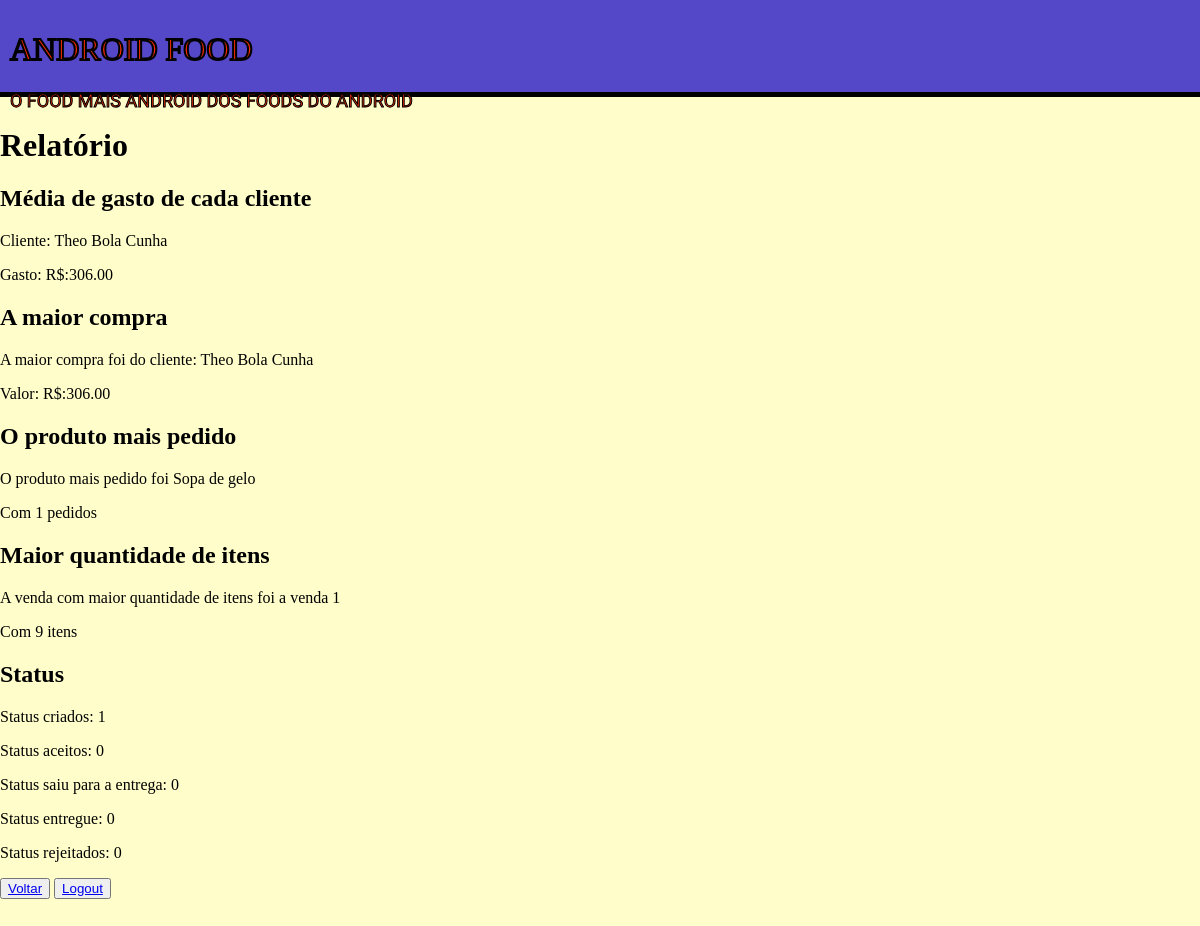
The app's page /restaurante/relatorio (signed in), older data.
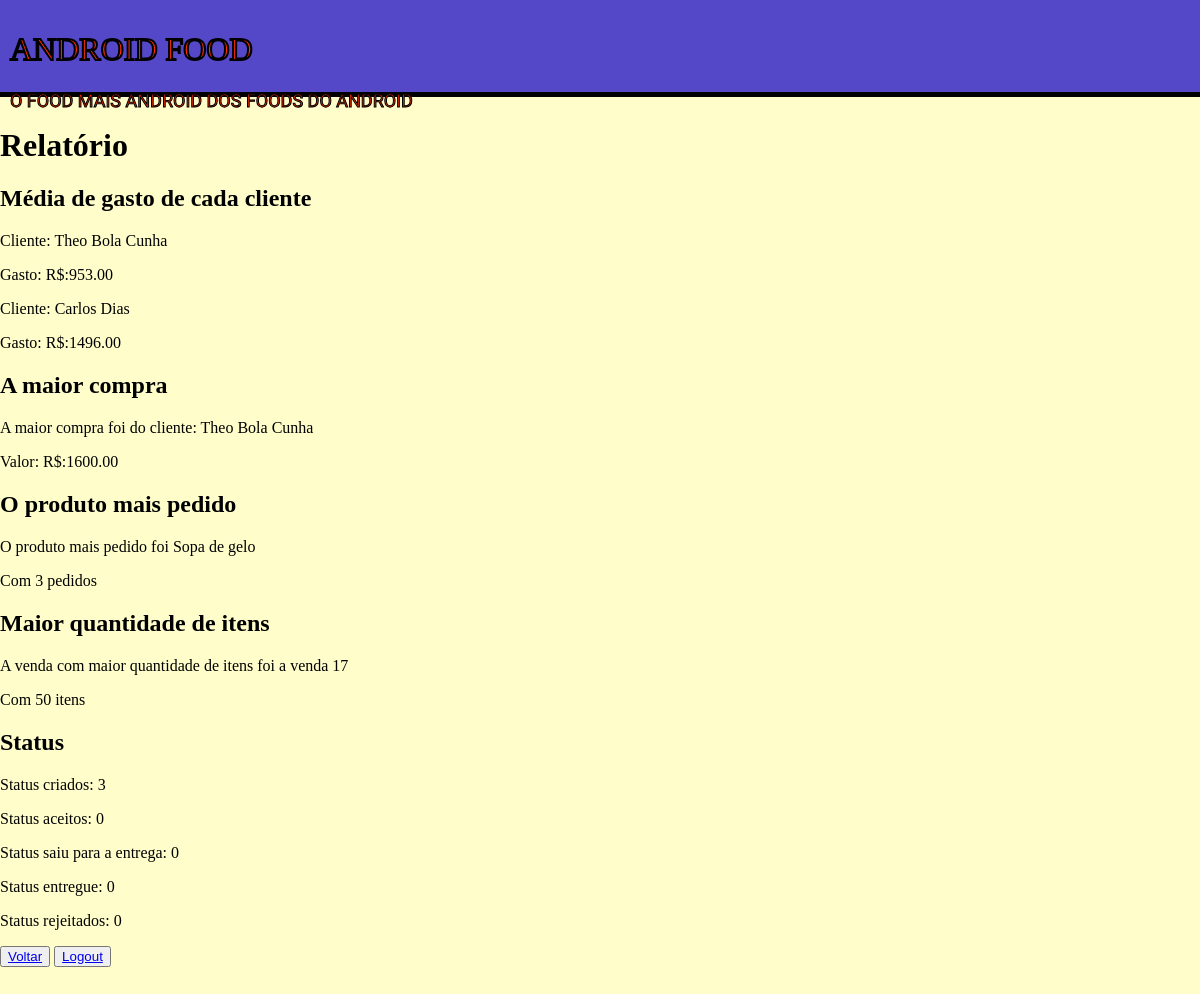
The same page, newer data.
### tables this page shows
CREATE TABLE usuario(
                            pk_usuario INTEGER PRIMARY KEY NOT NULL,
                            nome_usuario VARCHAR(200) NOT NULL,
                            email_usuario VARCHAR(200) NOT NULL,
                            senha_usuario VARCHAR(100) NOT NULL,
                            criacao DATE DEFAULT (datetime('now', 'localtime')),
                            ultima_atualizacao DATE DEFAULT (datetime('now', 'localtime'))
                            , admin BOOLEAN DEFAULT 0 NOT NULL);

### main.py (the view)
@app.route("/restaurante/relatorio", methods=['GET','POST'])
def relatorio():
    if session.get('login') == None or session['login'] == False:
        session['login'] = False
        return index()
    consultas = database.relatorio(session["pk"])
    return render_template("relatorio.jinja",consultas = consultas)

### database/database.py (called while the page is built)
    def consulta_media_gasto(self,pk): # Consulta a média do valor que cada usuario gasta no restaurante
        sql = '''SELECT AVG(valor),u.nome_usuario FROM venda v
                INNER JOIN usuario u ON u.pk_usuario = v.pk_usuario
                WHERE pk_restaurante = ? GROUP BY v.pk_usuario;'''
        result = self.conexao.execute(sql,(pk,))
        result = result.fetchall()
        if not result:
            return False
        else:
            return result

    def consulta_maior_compra(self,pk): # Consulta o nome do usuario que fez a maior compra(valor) e o valor de um restaurante específico
        sql = '''SELECT u.nome_usuario,MAX(valor) FROM venda v
                INNER JOIN usuario u ON u.pk_usuario = v.pk_usuario
                WHERE pk_restaurante = ?;'''
        result = self.conexao.execute(sql,(pk,))
        result = result.fetchone()
        if not result:
            return False
        else:
            return result

### main.py (called while the page is built)
@app.template_filter() # Função para formatar dinheiro
def formatoDinheiro(valor):
    return f"{float(valor):.2f}"

### templates/relatorio.jinja (shortened to what this page needs)
<!DOCTYPE html>
<html lang="pt-BR">
  <head>
    <link rel="stylesheet" href="{{ url_for('static',filename='styles/relatorio.css') }}">
  </head>
  <body>
    <header class="header">
      <h1>ANDROID FOOD</h1>
      <p>O FOOD MAIS ANDROID DOS FOODS DO ANDROID</p>
    </header>
    <h1>Relatório</h1>
    <div class="media-gasto">
      <h2>Média de gasto de cada cliente</h2>
      {% for usuario in consultas["media_gasto"]%}
      <div class="media-gasto-individual">
        <p>Cliente: {{ usuario[1] }}</p>
        <p>Gasto: R$:{{ usuario[0] | formatoDinheiro }}</p>
      </div>
      {% endfor %}
    </div>
    <div class="maior-compra">
      <h2>A maior compra</h2>
      <p>A maior compra foi do cliente: {{ consultas["maior_compra"][0] }}</p>
      <p>Valor: R$:{{ consultas["maior_compra"][1] | formatoDinheiro }}</p>
    </div>
    <div class="mais-pedido">
      <h2>O produto mais pedido</h2>
      <p>O produto mais pedido foi {{ consultas["mais_pedido"][0] }}</p>
      <p>Com {{ consultas["mais_pedido"][1] }} pedidos</p>
    </div>
    <div class="maior-quantidade">
      <h2>Maior quantidade de itens</h2>
      <p>A venda com maior quantidade de itens foi a venda {{ consultas["maior_quantidade"][0] }}</p>
      <p>Com {{ consultas["maior_quantidade"][1] }} itens</p>
    </div>
    <div class="status">
      <h2>Status</h2>
      <p>Status criados: {{consultas["criado"]}}</p>
      <p>Status aceitos: {{consultas["aceito"]}}</p>
      <p>Status saiu para a entrega: {{consultas["saiu_entrega"]}}</p>
      <p>Status entregue: {{consultas["entregue"]}}</p>
      <p>Status rejeitados: {{consultas["rejeitado"]}}</p>
    </div>
    <button><a href="{{ url_for('restaurante') }}">Voltar</a></button>
    <button><a href="{{ url_for('logout') }}">Logout</a></button>
  </body>
</html>

Row changes from the older to the newer data that the page shows:
changed usuario "Theo Bola Cunha": usuario "306.00" → "953.00"
now on this page (row edited): usuario: nome_usuario "Carlos Dias", usuario "1496.00"
Text that changed along with them:
{{ consultas["maior_compra"][1] | formatoDinheiro }}: "306.00" → "1600.00"
{{ consultas["mais_pedido"][1] }}: "1" → "3"
{{ consultas["maior_quantidade"][0] }}: "1" → "17"
{{ consultas["maior_quantidade"][1] }}: "9" → "50"
{{ consultas["criado"] }}: "1" → "3"
